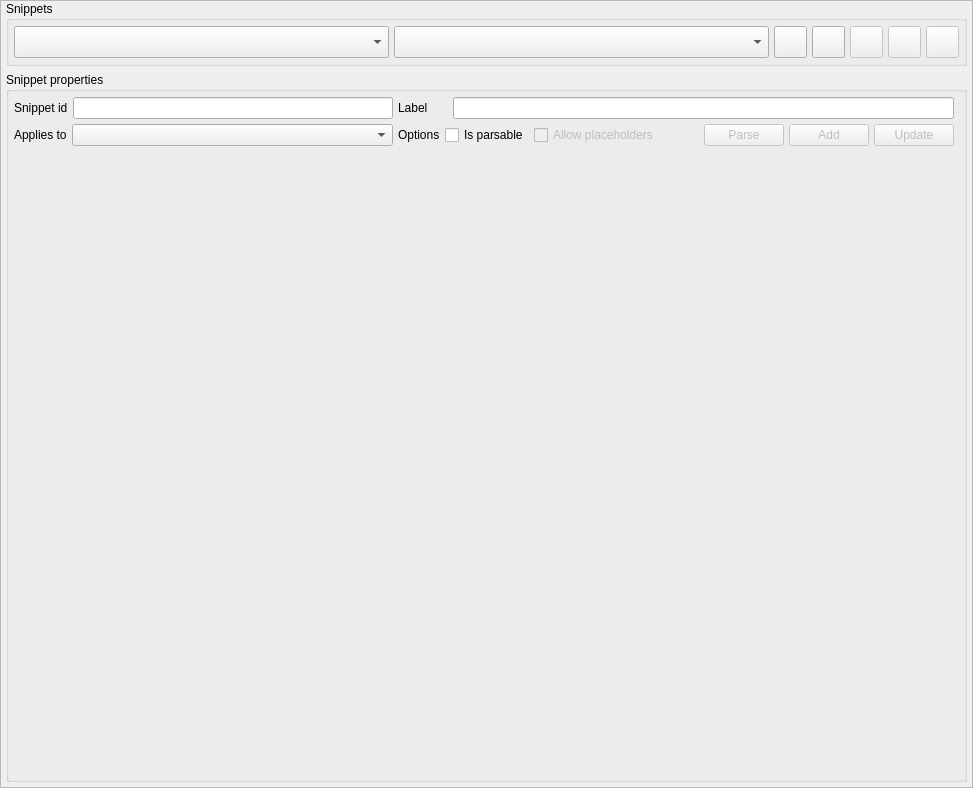
<?xml version="1.0" encoding="UTF-8"?>
<ui version="4.0">
 <class>SnippetsConfigWidget</class>
 <widget class="QWidget" name="SnippetsConfigWidget">
  <property name="geometry">
   <rect>
    <x>0</x>
    <y>0</y>
    <width>973</width>
    <height>788</height>
   </rect>
  </property>
  <property name="sizePolicy">
   <sizepolicy hsizetype="Expanding" vsizetype="Preferred">
    <horstretch>0</horstretch>
    <verstretch>0</verstretch>
   </sizepolicy>
  </property>
  <property name="windowTitle">
   <string>Form</string>
  </property>
  <layout class="QVBoxLayout" name="verticalLayout_3">
   <property name="leftMargin">
    <number>0</number>
   </property>
   <property name="topMargin">
    <number>0</number>
   </property>
   <property name="rightMargin">
    <number>0</number>
   </property>
   <property name="bottomMargin">
    <number>0</number>
   </property>
   <item>
    <widget class="QFrame" name="bg_frame">
     <property name="frameShape">
      <enum>QFrame::Shape::StyledPanel</enum>
     </property>
     <property name="frameShadow">
      <enum>QFrame::Shadow::Raised</enum>
     </property>
     <layout class="QVBoxLayout" name="verticalLayout_2">
      <property name="leftMargin">
       <number>5</number>
      </property>
      <property name="topMargin">
       <number>0</number>
      </property>
      <property name="rightMargin">
       <number>5</number>
      </property>
      <property name="bottomMargin">
       <number>5</number>
      </property>
      <item>
       <widget class="QGroupBox" name="groupBox">
        <property name="sizePolicy">
         <sizepolicy hsizetype="Preferred" vsizetype="Preferred">
          <horstretch>0</horstretch>
          <verstretch>0</verstretch>
         </sizepolicy>
        </property>
        <property name="title">
         <string>Snippets</string>
        </property>
        <layout class="QHBoxLayout" name="horizontalLayout_4">
         <property name="leftMargin">
          <number>5</number>
         </property>
         <property name="topMargin">
          <number>5</number>
         </property>
         <property name="rightMargin">
          <number>5</number>
         </property>
         <property name="bottomMargin">
          <number>5</number>
         </property>
         <item>
          <layout class="QHBoxLayout" name="horizontalLayout_3">
           <property name="spacing">
            <number>5</number>
           </property>
           <item>
            <widget class="QComboBox" name="filter_cmb">
             <property name="sizePolicy">
              <sizepolicy hsizetype="Preferred" vsizetype="Preferred">
               <horstretch>0</horstretch>
               <verstretch>0</verstretch>
              </sizepolicy>
             </property>
             <property name="sizeAdjustPolicy">
              <enum>QComboBox::SizeAdjustPolicy::AdjustToContentsOnFirstShow</enum>
             </property>
             <property name="iconSize">
              <size>
               <width>22</width>
               <height>22</height>
              </size>
             </property>
            </widget>
           </item>
           <item>
            <widget class="QComboBox" name="snippets_cmb">
             <property name="sizePolicy">
              <sizepolicy hsizetype="Preferred" vsizetype="Preferred">
               <horstretch>0</horstretch>
               <verstretch>0</verstretch>
              </sizepolicy>
             </property>
             <property name="insertPolicy">
              <enum>QComboBox::InsertPolicy::InsertAlphabetically</enum>
             </property>
             <property name="iconSize">
              <size>
               <width>22</width>
               <height>22</height>
              </size>
             </property>
            </widget>
           </item>
           <item>
            <widget class="QToolButton" name="new_tb">
             <property name="enabled">
              <bool>true</bool>
             </property>
             <property name="sizePolicy">
              <sizepolicy hsizetype="Fixed" vsizetype="Fixed">
               <horstretch>0</horstretch>
               <verstretch>0</verstretch>
              </sizepolicy>
             </property>
             <property name="minimumSize">
              <size>
               <width>30</width>
               <height>25</height>
              </size>
             </property>
             <property name="toolTip">
              <string>Create a new snippet</string>
             </property>
             <property name="text">
              <string/>
             </property>
             <property name="icon">
              <iconset resource="../../res/resources.qrc">
               <normaloff>:/icons/icons/new.png</normaloff>:/icons/icons/new.png</iconset>
             </property>
             <property name="iconSize">
              <size>
               <width>25</width>
               <height>25</height>
              </size>
             </property>
            </widget>
           </item>
           <item>
            <widget class="QToolButton" name="cancel_tb">
             <property name="enabled">
              <bool>true</bool>
             </property>
             <property name="sizePolicy">
              <sizepolicy hsizetype="Fixed" vsizetype="Fixed">
               <horstretch>0</horstretch>
               <verstretch>0</verstretch>
              </sizepolicy>
             </property>
             <property name="minimumSize">
              <size>
               <width>30</width>
               <height>25</height>
              </size>
             </property>
             <property name="toolTip">
              <string>Cancel edition</string>
             </property>
             <property name="text">
              <string/>
             </property>
             <property name="icon">
              <iconset resource="../../res/resources.qrc">
               <normaloff>:/icons/icons/cancel.png</normaloff>:/icons/icons/cancel.png</iconset>
             </property>
             <property name="iconSize">
              <size>
               <width>25</width>
               <height>25</height>
              </size>
             </property>
            </widget>
           </item>
           <item>
            <widget class="QToolButton" name="edit_tb">
             <property name="enabled">
              <bool>false</bool>
             </property>
             <property name="sizePolicy">
              <sizepolicy hsizetype="Fixed" vsizetype="Fixed">
               <horstretch>0</horstretch>
               <verstretch>0</verstretch>
              </sizepolicy>
             </property>
             <property name="minimumSize">
              <size>
               <width>30</width>
               <height>25</height>
              </size>
             </property>
             <property name="toolTip">
              <string>Edit selected snippet</string>
             </property>
             <property name="text">
              <string/>
             </property>
             <property name="icon">
              <iconset resource="../../res/resources.qrc">
               <normaloff>:/icons/icons/edit.png</normaloff>:/icons/icons/edit.png</iconset>
             </property>
             <property name="iconSize">
              <size>
               <width>25</width>
               <height>25</height>
              </size>
             </property>
            </widget>
           </item>
           <item>
            <widget class="QToolButton" name="remove_tb">
             <property name="enabled">
              <bool>false</bool>
             </property>
             <property name="sizePolicy">
              <sizepolicy hsizetype="Fixed" vsizetype="Fixed">
               <horstretch>0</horstretch>
               <verstretch>0</verstretch>
              </sizepolicy>
             </property>
             <property name="minimumSize">
              <size>
               <width>30</width>
               <height>25</height>
              </size>
             </property>
             <property name="toolTip">
              <string>Delete selected snippet</string>
             </property>
             <property name="text">
              <string/>
             </property>
             <property name="icon">
              <iconset resource="../../res/resources.qrc">
               <normaloff>:/icons/icons/delete.png</normaloff>:/icons/icons/delete.png</iconset>
             </property>
             <property name="iconSize">
              <size>
               <width>25</width>
               <height>25</height>
              </size>
             </property>
            </widget>
           </item>
           <item>
            <widget class="QToolButton" name="remove_all_tb">
             <property name="enabled">
              <bool>false</bool>
             </property>
             <property name="sizePolicy">
              <sizepolicy hsizetype="Fixed" vsizetype="Fixed">
               <horstretch>0</horstretch>
               <verstretch>0</verstretch>
              </sizepolicy>
             </property>
             <property name="minimumSize">
              <size>
               <width>0</width>
               <height>0</height>
              </size>
             </property>
             <property name="toolTip">
              <string>Delete all snippets</string>
             </property>
             <property name="text">
              <string/>
             </property>
             <property name="icon">
              <iconset resource="../../res/resources.qrc">
               <normaloff>:/icons/icons/delcascade.png</normaloff>:/icons/icons/delcascade.png</iconset>
             </property>
             <property name="iconSize">
              <size>
               <width>25</width>
               <height>25</height>
              </size>
             </property>
             <property name="shortcut">
              <string>Shift+Del</string>
             </property>
            </widget>
           </item>
          </layout>
         </item>
        </layout>
       </widget>
      </item>
      <item>
       <widget class="QGroupBox" name="groupBox_2">
        <property name="sizePolicy">
         <sizepolicy hsizetype="Preferred" vsizetype="Preferred">
          <horstretch>0</horstretch>
          <verstretch>0</verstretch>
         </sizepolicy>
        </property>
        <property name="minimumSize">
         <size>
          <width>0</width>
          <height>0</height>
         </size>
        </property>
        <property name="title">
         <string>Snippet properties</string>
        </property>
        <layout class="QGridLayout" name="gridLayout">
         <property name="leftMargin">
          <number>5</number>
         </property>
         <property name="topMargin">
          <number>5</number>
         </property>
         <property name="rightMargin">
          <number>5</number>
         </property>
         <property name="bottomMargin">
          <number>5</number>
         </property>
         <property name="spacing">
          <number>5</number>
         </property>
         <item row="0" column="1">
          <layout class="QHBoxLayout" name="horizontalLayout_6">
           <item>
            <widget class="QLabel" name="id_lbl_2">
             <property name="sizePolicy">
              <sizepolicy hsizetype="Fixed" vsizetype="Fixed">
               <horstretch>0</horstretch>
               <verstretch>0</verstretch>
              </sizepolicy>
             </property>
             <property name="minimumSize">
              <size>
               <width>50</width>
               <height>0</height>
              </size>
             </property>
             <property name="text">
              <string>Label</string>
             </property>
            </widget>
           </item>
           <item>
            <widget class="QLineEdit" name="label_edt">
             <property name="sizePolicy">
              <sizepolicy hsizetype="Expanding" vsizetype="Fixed">
               <horstretch>0</horstretch>
               <verstretch>0</verstretch>
              </sizepolicy>
             </property>
             <property name="clearButtonEnabled">
              <bool>true</bool>
             </property>
            </widget>
           </item>
          </layout>
         </item>
         <item row="0" column="0">
          <layout class="QHBoxLayout" name="horizontalLayout_5">
           <item>
            <widget class="QLabel" name="id_lbl">
             <property name="sizePolicy">
              <sizepolicy hsizetype="Fixed" vsizetype="Fixed">
               <horstretch>0</horstretch>
               <verstretch>0</verstretch>
              </sizepolicy>
             </property>
             <property name="text">
              <string>Snippet id</string>
             </property>
            </widget>
           </item>
           <item>
            <widget class="QLineEdit" name="id_edt">
             <property name="sizePolicy">
              <sizepolicy hsizetype="Expanding" vsizetype="Fixed">
               <horstretch>0</horstretch>
               <verstretch>0</verstretch>
              </sizepolicy>
             </property>
             <property name="clearButtonEnabled">
              <bool>true</bool>
             </property>
            </widget>
           </item>
          </layout>
         </item>
         <item row="1" column="1">
          <layout class="QHBoxLayout" name="horizontalLayout_2">
           <property name="spacing">
            <number>5</number>
           </property>
           <item>
            <widget class="QLabel" name="label">
             <property name="sizePolicy">
              <sizepolicy hsizetype="Fixed" vsizetype="Preferred">
               <horstretch>0</horstretch>
               <verstretch>0</verstretch>
              </sizepolicy>
             </property>
             <property name="text">
              <string>Options</string>
             </property>
            </widget>
           </item>
           <item>
            <widget class="QCheckBox" name="parsable_chk">
             <property name="sizePolicy">
              <sizepolicy hsizetype="Fixed" vsizetype="Fixed">
               <horstretch>0</horstretch>
               <verstretch>0</verstretch>
              </sizepolicy>
             </property>
             <property name="toolTip">
              <string>Parsable or dynamic snippets are written in the &lt;strong&gt;schema micro language&lt;/strong&gt; syntax. When using a parsable snippet the attributes surrounded in &lt;strong&gt;{}&lt;/strong&gt; will be replaced by the selected object's matching attributes.</string>
             </property>
             <property name="statusTip">
              <string/>
             </property>
             <property name="text">
              <string>Is parsable</string>
             </property>
            </widget>
           </item>
           <item>
            <widget class="QCheckBox" name="placeholders_chk">
             <property name="enabled">
              <bool>false</bool>
             </property>
             <property name="sizePolicy">
              <sizepolicy hsizetype="Fixed" vsizetype="Fixed">
               <horstretch>0</horstretch>
               <verstretch>0</verstretch>
              </sizepolicy>
             </property>
             <property name="toolTip">
              <string>When handling parsable snippets empty attributes will be replaced by a value in the format &lt;strong&gt;{attribute}&lt;/strong&gt;. Note that this option can affect the semantics of the resulting snippet.</string>
             </property>
             <property name="statusTip">
              <string/>
             </property>
             <property name="text">
              <string>Allow placeholders</string>
             </property>
            </widget>
           </item>
           <item>
            <spacer name="horizontalSpacer">
             <property name="orientation">
              <enum>Qt::Orientation::Horizontal</enum>
             </property>
             <property name="sizeHint" stdset="0">
              <size>
               <width>40</width>
               <height>20</height>
              </size>
             </property>
            </spacer>
           </item>
           <item>
            <widget class="QPushButton" name="parse_tb">
             <property name="enabled">
              <bool>false</bool>
             </property>
             <property name="sizePolicy">
              <sizepolicy hsizetype="Preferred" vsizetype="Preferred">
               <horstretch>0</horstretch>
               <verstretch>0</verstretch>
              </sizepolicy>
             </property>
             <property name="minimumSize">
              <size>
               <width>0</width>
               <height>0</height>
              </size>
             </property>
             <property name="maximumSize">
              <size>
               <width>16777215</width>
               <height>16777215</height>
              </size>
             </property>
             <property name="toolTip">
              <string>Parse the snippet in order to check if there are syntax errors.</string>
             </property>
             <property name="text">
              <string>Parse</string>
             </property>
             <property name="icon">
              <iconset resource="../../res/resources.qrc">
               <normaloff>:/icons/icons/validatesch.png</normaloff>:/icons/icons/validatesch.png</iconset>
             </property>
             <property name="iconSize">
              <size>
               <width>25</width>
               <height>25</height>
              </size>
             </property>
            </widget>
           </item>
           <item>
            <widget class="QPushButton" name="add_tb">
             <property name="enabled">
              <bool>false</bool>
             </property>
             <property name="sizePolicy">
              <sizepolicy hsizetype="Preferred" vsizetype="Preferred">
               <horstretch>0</horstretch>
               <verstretch>0</verstretch>
              </sizepolicy>
             </property>
             <property name="minimumSize">
              <size>
               <width>0</width>
               <height>0</height>
              </size>
             </property>
             <property name="maximumSize">
              <size>
               <width>16777215</width>
               <height>16777215</height>
              </size>
             </property>
             <property name="toolTip">
              <string>Add the snippet as a new one</string>
             </property>
             <property name="text">
              <string>Add</string>
             </property>
             <property name="icon">
              <iconset resource="../../res/resources.qrc">
               <normaloff>:/icons/icons/add.png</normaloff>:/icons/icons/add.png</iconset>
             </property>
             <property name="iconSize">
              <size>
               <width>25</width>
               <height>25</height>
              </size>
             </property>
            </widget>
           </item>
           <item>
            <widget class="QPushButton" name="update_tb">
             <property name="enabled">
              <bool>false</bool>
             </property>
             <property name="sizePolicy">
              <sizepolicy hsizetype="Preferred" vsizetype="Preferred">
               <horstretch>0</horstretch>
               <verstretch>0</verstretch>
              </sizepolicy>
             </property>
             <property name="minimumSize">
              <size>
               <width>0</width>
               <height>0</height>
              </size>
             </property>
             <property name="maximumSize">
              <size>
               <width>16777215</width>
               <height>16777215</height>
              </size>
             </property>
             <property name="toolTip">
              <string>Replaces the current snippet's code by the code below</string>
             </property>
             <property name="text">
              <string>Update</string>
             </property>
             <property name="icon">
              <iconset resource="../../res/resources.qrc">
               <normaloff>:/icons/icons/refresh.png</normaloff>:/icons/icons/refresh.png</iconset>
             </property>
             <property name="iconSize">
              <size>
               <width>25</width>
               <height>25</height>
              </size>
             </property>
            </widget>
           </item>
          </layout>
         </item>
         <item row="1" column="0">
          <layout class="QHBoxLayout" name="horizontalLayout">
           <item>
            <widget class="QLabel" name="applies_to_lbl">
             <property name="sizePolicy">
              <sizepolicy hsizetype="Fixed" vsizetype="Fixed">
               <horstretch>0</horstretch>
               <verstretch>0</verstretch>
              </sizepolicy>
             </property>
             <property name="text">
              <string>Applies to</string>
             </property>
            </widget>
           </item>
           <item>
            <widget class="QComboBox" name="applies_to_cmb">
             <property name="sizePolicy">
              <sizepolicy hsizetype="Expanding" vsizetype="Preferred">
               <horstretch>0</horstretch>
               <verstretch>0</verstretch>
              </sizepolicy>
             </property>
             <property name="minimumSize">
              <size>
               <width>0</width>
               <height>0</height>
              </size>
             </property>
             <property name="sizeAdjustPolicy">
              <enum>QComboBox::SizeAdjustPolicy::AdjustToContentsOnFirstShow</enum>
             </property>
             <property name="iconSize">
              <size>
               <width>22</width>
               <height>22</height>
              </size>
             </property>
            </widget>
           </item>
          </layout>
         </item>
         <item row="3" column="0" colspan="3">
          <widget class="QWidget" name="snippet_wgt" native="true">
           <property name="sizePolicy">
            <sizepolicy hsizetype="Expanding" vsizetype="Expanding">
             <horstretch>0</horstretch>
             <verstretch>0</verstretch>
            </sizepolicy>
           </property>
          </widget>
         </item>
        </layout>
       </widget>
      </item>
     </layout>
    </widget>
   </item>
  </layout>
 </widget>
 <tabstops>
  <tabstop>snippets_cmb</tabstop>
  <tabstop>new_tb</tabstop>
  <tabstop>cancel_tb</tabstop>
  <tabstop>edit_tb</tabstop>
  <tabstop>remove_tb</tabstop>
  <tabstop>remove_all_tb</tabstop>
  <tabstop>id_edt</tabstop>
  <tabstop>label_edt</tabstop>
 </tabstops>
 <resources>
  <include location="../../res/resources.qrc"/>
 </resources>
 <connections/>
</ui>
